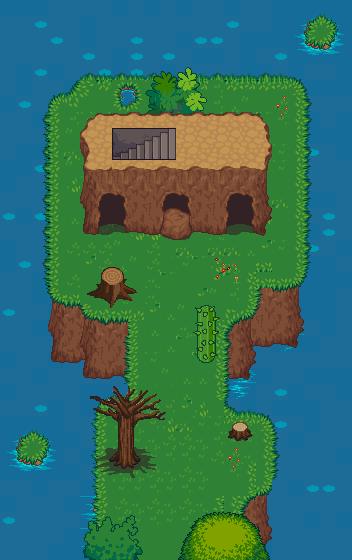

This is a level from a 2D game, rendered from its Tiled map with the project's own tilesets. A one-line summary and the map file follow, with tile-layer data summarised:
An orthogonal 22x35 tile map with 16x16 px tiles, 3 tile layers (ground, top1, top2), 5 tilesets and 18 objects.

<map version="1.0" orientation="orthogonal" renderorder="right-down" width="22" height="35" tilewidth="16" tileheight="16" nextobjectid="275">
 <tileset firstgid="1" name="start" tilewidth="16" tileheight="16" tilecount="1024" columns="32">
  <image source="tilesets/trees_plants_rocks.png" width="512" height="512" />
 </tileset>
 <tileset firstgid="1025" name="terrain_atlas" tilewidth="16" tileheight="16" tilecount="4096" columns="64">
  <image source="tilesets/terrain_atlas.png" width="1024" height="1024" />
 </tileset>
 <tileset firstgid="5121" name="base_out_atlas" tilewidth="16" tileheight="16" tilecount="4096" columns="64">
  <image source="tilesets/base_out_atlas.png" width="1024" height="1024" />
 </tileset>
 <tileset firstgid="9217" name="plant repack" tilewidth="16" tileheight="16" tilecount="676" columns="26">
  <image source="tilesets/plant repack.png" width="416" height="416" />
 </tileset>
 <tileset firstgid="9893" name="town" tilewidth="16" tileheight="16" tilecount="1024" columns="32">
  <image source="tilesets/town.png" width="512" height="512" />
 </tileset>
 <layer name="ground" width="22" height="35">
  <data>[770 cells, 770 non-empty, 97 distinct tile ids]</data>
 </layer>
 <layer name="top1" width="22" height="35">
  <data>[770 cells, 214 non-empty, 105 distinct tile ids]</data>
 </layer>
 <layer name="top2" width="22" height="35">
  <data>[770 cells, 164 non-empty, 127 distinct tile ids]</data>
 </layer>
 <objectgroup name="barrieren">
  <object id="250" x="144" y="560">
   <polyline points="0,0 -16,-48 -48,-48 -48,-144 -16,-160 -16,-288 -48,-288 -64,-272 -96,-272 -96,-448 -64,-480 -32,-480 -32,-448 -48,-448 -64,-432 -61.3333,-329.333 -46,-325.5 -32,-384 -19.5,-328 16,-325 35.5,-320.167 48,-328.5 83.5,-325.5 90,-390.5 113,-328 124,-336.667 128,-432 112,-448 64,-448" />
  </object>
  <object id="251" x="176" y="560">
   <polyline points="0,0 32,-48 64,-48 96,-80 96,-128 80,-144 64,-144 48,-160 48,-192 16,-208 23.3333,-256 80,-240 80,-272 112,-272 128,-288 128,-464 112,-480 32,-480 32,-448" />
  </object>
  <object id="253" x="208" y="112">
   <polyline points="0,0 -96,0" />
  </object>
  <object id="256" x="176" y="112">
   <polyline points="0,0 0,16 -64,32 -64,48 0,48 0,56.5 96,57.5" />
  </object>
  <object id="265" x="82" y="384.667" width="80" height="80">
   <ellipse />
  </object>
  <object id="267" x="230.667" y="422" width="16" height="16">
   <ellipse />
  </object>
 </objectgroup>
 <objectgroup name="schatztruhen">
  <object id="268" x="240" y="128" width="16" height="16">
   <properties>
    <property name="Inhalt" value="schaden2" />
    <property name="typ" value="3" />
   </properties>
  </object>
  <object id="269" x="96" y="80" width="16" height="16">
   <properties>
    <property name="Inhalt" value="Nahrung1" />
    <property name="typ" value="2" />
   </properties>
  </object>
 </objectgroup>
 <objectgroup name="enemyHumanoid">
  <object id="273" x="144" y="272" width="16" height="16">
   <properties>
    <property name="typ" value="WormSmall" />
   </properties>
  </object>
  <object id="274" x="176" y="304" width="16" height="16">
   <properties>
    <property name="typ" value="WormSmall" />
   </properties>
  </object>
 </objectgroup>
 <objectgroup name="areaborder">
  <object id="258" x="136" y="546">
   <properties>
    <property name="ausgang" value="sued" />
    <property name="nextMap" value="12" />
   </properties>
   <polyline points="0,0 48,0" />
  </object>
  <object id="259" x="212" y="226.667">
   <properties>
    <property name="ausgang" value="ost" />
    <property name="nextMap" value="9014" />
   </properties>
   <polyline points="0,0 48,0" />
  </object>
  <object id="260" x="86.6667" y="225.333">
   <properties>
    <property name="ausgang" value="west" />
    <property name="nextMap" value="9014" />
   </properties>
   <polyline points="0,0 48,0" />
  </object>
  <object id="261" x="94" y="162">
   <properties>
    <property name="ausgang" value="nord" />
    <property name="nextMap" value="9014" />
   </properties>
   <polyline points="48,-32 48,0" />
  </object>
 </objectgroup>
 <objectgroup name="startpunkt">
  <object id="143" x="155.333" y="520.667" width="16" height="16">
   <properties>
    <property name="start" value="sued" />
   </properties>
  </object>
  <object id="270" x="232" y="236.667" width="16" height="16">
   <properties>
    <property name="start" value="ost" />
   </properties>
  </object>
  <object id="271" x="176" y="137.333" width="16" height="16">
   <properties>
    <property name="start" value="nord" />
   </properties>
  </object>
  <object id="272" x="104" y="235" width="16" height="16">
   <properties>
    <property name="start" value="west" />
   </properties>
  </object>
 </objectgroup>
</map>
